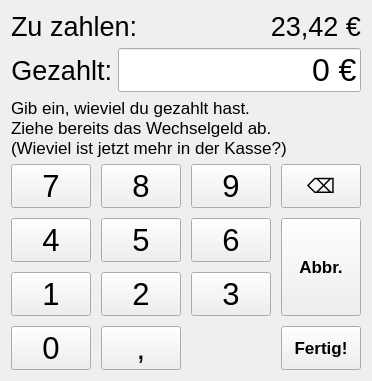
<?xml version="1.0" encoding="UTF-8"?>
<ui version="4.0">
 <class>PayupManualDialog</class>
 <widget class="QDialog" name="PayupManualDialog">
  <property name="geometry">
   <rect>
    <x>0</x>
    <y>0</y>
    <width>323</width>
    <height>375</height>
   </rect>
  </property>
  <property name="windowTitle">
   <string>Dialog</string>
  </property>
  <layout class="QVBoxLayout" name="verticalLayout">
   <item>
    <layout class="QVBoxLayout" name="verticalLayout_2">
     <property name="spacing">
      <number>-1</number>
     </property>
     <item>
      <layout class="QHBoxLayout" name="horizontalLayout">
       <property name="spacing">
        <number>0</number>
       </property>
       <item>
        <widget class="QLabel" name="label_2">
         <property name="font">
          <font>
           <pointsize>20</pointsize>
          </font>
         </property>
         <property name="text">
          <string>Zu zahlen:</string>
         </property>
        </widget>
       </item>
       <item>
        <widget class="QLabel" name="label_amount">
         <property name="font">
          <font>
           <pointsize>20</pointsize>
          </font>
         </property>
         <property name="text">
          <string>23,42 €</string>
         </property>
         <property name="alignment">
          <set>Qt::AlignRight|Qt::AlignTrailing|Qt::AlignVCenter</set>
         </property>
        </widget>
       </item>
      </layout>
     </item>
     <item>
      <layout class="QHBoxLayout" name="horizontalLayout_3">
       <item>
        <widget class="QLabel" name="label">
         <property name="font">
          <font>
           <pointsize>20</pointsize>
          </font>
         </property>
         <property name="text">
          <string>Gezahlt:</string>
         </property>
         <property name="alignment">
          <set>Qt::AlignRight|Qt::AlignTrailing|Qt::AlignVCenter</set>
         </property>
        </widget>
       </item>
       <item>
        <widget class="QLineEdit" name="lineEdit">
         <property name="font">
          <font>
           <pointsize>24</pointsize>
          </font>
         </property>
         <property name="layoutDirection">
          <enum>Qt::RightToLeft</enum>
         </property>
         <property name="text">
          <string>0 €</string>
         </property>
         <property name="alignment">
          <set>Qt::AlignRight|Qt::AlignTrailing|Qt::AlignVCenter</set>
         </property>
        </widget>
       </item>
      </layout>
     </item>
     <item>
      <widget class="QLabel" name="label_3">
       <property name="font">
        <font>
         <pointsize>13</pointsize>
         <weight>50</weight>
         <bold>false</bold>
        </font>
       </property>
       <property name="text">
        <string>Gib ein, wieviel du gezahlt hast.
Ziehe bereits das Wechselgeld ab.
(Wieviel ist jetzt mehr in der Kasse?)</string>
       </property>
      </widget>
     </item>
     <item>
      <layout class="QGridLayout" name="gridLayout">
       <property name="spacing">
        <number>10</number>
       </property>
       <item row="2" column="1">
        <widget class="QPushButton" name="pushButton_5">
         <property name="sizePolicy">
          <sizepolicy hsizetype="Expanding" vsizetype="Expanding">
           <horstretch>0</horstretch>
           <verstretch>0</verstretch>
          </sizepolicy>
         </property>
         <property name="font">
          <font>
           <pointsize>23</pointsize>
          </font>
         </property>
         <property name="focusPolicy">
          <enum>Qt::NoFocus</enum>
         </property>
         <property name="text">
          <string>5</string>
         </property>
        </widget>
       </item>
       <item row="4" column="3">
        <widget class="QPushButton" name="pushButton_done">
         <property name="sizePolicy">
          <sizepolicy hsizetype="Expanding" vsizetype="Expanding">
           <horstretch>0</horstretch>
           <verstretch>0</verstretch>
          </sizepolicy>
         </property>
         <property name="font">
          <font>
           <pointsize>13</pointsize>
           <weight>75</weight>
           <bold>true</bold>
          </font>
         </property>
         <property name="focusPolicy">
          <enum>Qt::NoFocus</enum>
         </property>
         <property name="text">
          <string>Fertig!</string>
         </property>
        </widget>
       </item>
       <item row="3" column="2">
        <widget class="QPushButton" name="pushButton_3">
         <property name="sizePolicy">
          <sizepolicy hsizetype="Expanding" vsizetype="Expanding">
           <horstretch>0</horstretch>
           <verstretch>0</verstretch>
          </sizepolicy>
         </property>
         <property name="font">
          <font>
           <pointsize>23</pointsize>
          </font>
         </property>
         <property name="focusPolicy">
          <enum>Qt::NoFocus</enum>
         </property>
         <property name="text">
          <string>3</string>
         </property>
        </widget>
       </item>
       <item row="1" column="0">
        <widget class="QPushButton" name="pushButton_7">
         <property name="sizePolicy">
          <sizepolicy hsizetype="Expanding" vsizetype="Expanding">
           <horstretch>0</horstretch>
           <verstretch>0</verstretch>
          </sizepolicy>
         </property>
         <property name="font">
          <font>
           <pointsize>23</pointsize>
          </font>
         </property>
         <property name="focusPolicy">
          <enum>Qt::NoFocus</enum>
         </property>
         <property name="autoFillBackground">
          <bool>false</bool>
         </property>
         <property name="text">
          <string>7</string>
         </property>
        </widget>
       </item>
       <item row="1" column="3">
        <widget class="QPushButton" name="pushButton_backspace">
         <property name="sizePolicy">
          <sizepolicy hsizetype="Expanding" vsizetype="Expanding">
           <horstretch>0</horstretch>
           <verstretch>0</verstretch>
          </sizepolicy>
         </property>
         <property name="font">
          <font>
           <pointsize>15</pointsize>
          </font>
         </property>
         <property name="focusPolicy">
          <enum>Qt::NoFocus</enum>
         </property>
         <property name="text">
          <string>⌫</string>
         </property>
        </widget>
       </item>
       <item row="3" column="0">
        <widget class="QPushButton" name="pushButton_1">
         <property name="sizePolicy">
          <sizepolicy hsizetype="Expanding" vsizetype="Expanding">
           <horstretch>0</horstretch>
           <verstretch>0</verstretch>
          </sizepolicy>
         </property>
         <property name="font">
          <font>
           <pointsize>23</pointsize>
          </font>
         </property>
         <property name="focusPolicy">
          <enum>Qt::NoFocus</enum>
         </property>
         <property name="text">
          <string>1</string>
         </property>
        </widget>
       </item>
       <item row="1" column="2">
        <widget class="QPushButton" name="pushButton_9">
         <property name="sizePolicy">
          <sizepolicy hsizetype="Expanding" vsizetype="Expanding">
           <horstretch>0</horstretch>
           <verstretch>0</verstretch>
          </sizepolicy>
         </property>
         <property name="font">
          <font>
           <pointsize>23</pointsize>
          </font>
         </property>
         <property name="focusPolicy">
          <enum>Qt::NoFocus</enum>
         </property>
         <property name="text">
          <string>9</string>
         </property>
        </widget>
       </item>
       <item row="3" column="1">
        <widget class="QPushButton" name="pushButton_2">
         <property name="sizePolicy">
          <sizepolicy hsizetype="Expanding" vsizetype="Expanding">
           <horstretch>0</horstretch>
           <verstretch>0</verstretch>
          </sizepolicy>
         </property>
         <property name="font">
          <font>
           <pointsize>23</pointsize>
          </font>
         </property>
         <property name="focusPolicy">
          <enum>Qt::NoFocus</enum>
         </property>
         <property name="text">
          <string>2</string>
         </property>
        </widget>
       </item>
       <item row="4" column="0">
        <widget class="QPushButton" name="pushButton_0">
         <property name="sizePolicy">
          <sizepolicy hsizetype="Expanding" vsizetype="Expanding">
           <horstretch>0</horstretch>
           <verstretch>0</verstretch>
          </sizepolicy>
         </property>
         <property name="font">
          <font>
           <pointsize>23</pointsize>
          </font>
         </property>
         <property name="focusPolicy">
          <enum>Qt::NoFocus</enum>
         </property>
         <property name="text">
          <string>0</string>
         </property>
        </widget>
       </item>
       <item row="2" column="2">
        <widget class="QPushButton" name="pushButton_6">
         <property name="sizePolicy">
          <sizepolicy hsizetype="Expanding" vsizetype="Expanding">
           <horstretch>0</horstretch>
           <verstretch>0</verstretch>
          </sizepolicy>
         </property>
         <property name="font">
          <font>
           <pointsize>23</pointsize>
          </font>
         </property>
         <property name="focusPolicy">
          <enum>Qt::NoFocus</enum>
         </property>
         <property name="text">
          <string>6</string>
         </property>
        </widget>
       </item>
       <item row="1" column="1">
        <widget class="QPushButton" name="pushButton_8">
         <property name="sizePolicy">
          <sizepolicy hsizetype="Expanding" vsizetype="Expanding">
           <horstretch>0</horstretch>
           <verstretch>0</verstretch>
          </sizepolicy>
         </property>
         <property name="font">
          <font>
           <pointsize>23</pointsize>
          </font>
         </property>
         <property name="focusPolicy">
          <enum>Qt::NoFocus</enum>
         </property>
         <property name="text">
          <string>8</string>
         </property>
        </widget>
       </item>
       <item row="4" column="1">
        <widget class="QPushButton" name="pushButton_comma">
         <property name="sizePolicy">
          <sizepolicy hsizetype="Expanding" vsizetype="Expanding">
           <horstretch>0</horstretch>
           <verstretch>0</verstretch>
          </sizepolicy>
         </property>
         <property name="font">
          <font>
           <pointsize>23</pointsize>
          </font>
         </property>
         <property name="focusPolicy">
          <enum>Qt::NoFocus</enum>
         </property>
         <property name="text">
          <string>,</string>
         </property>
        </widget>
       </item>
       <item row="2" column="0">
        <widget class="QPushButton" name="pushButton_4">
         <property name="sizePolicy">
          <sizepolicy hsizetype="Expanding" vsizetype="Expanding">
           <horstretch>0</horstretch>
           <verstretch>0</verstretch>
          </sizepolicy>
         </property>
         <property name="font">
          <font>
           <pointsize>23</pointsize>
          </font>
         </property>
         <property name="focusPolicy">
          <enum>Qt::NoFocus</enum>
         </property>
         <property name="text">
          <string>4</string>
         </property>
        </widget>
       </item>
       <item row="2" column="3" rowspan="2">
        <widget class="QPushButton" name="pushButton_back">
         <property name="sizePolicy">
          <sizepolicy hsizetype="Expanding" vsizetype="Expanding">
           <horstretch>0</horstretch>
           <verstretch>0</verstretch>
          </sizepolicy>
         </property>
         <property name="font">
          <font>
           <pointsize>13</pointsize>
           <weight>75</weight>
           <bold>true</bold>
          </font>
         </property>
         <property name="focusPolicy">
          <enum>Qt::NoFocus</enum>
         </property>
         <property name="text">
          <string>Abbr.</string>
         </property>
        </widget>
       </item>
      </layout>
     </item>
    </layout>
   </item>
  </layout>
 </widget>
 <resources/>
 <connections/>
</ui>
